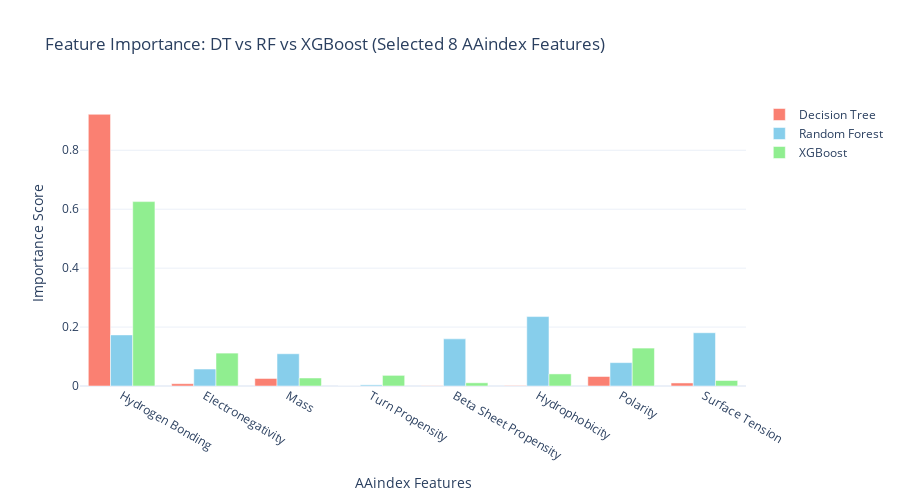

The notebook cell saved with this chart:
### Code cell
## Future importance plot

# Save fitted models explicitly so can access their feature_importances_
dt = models['Decision Tree']
rf = models['Random Forest']
xgb = models['XGBoost']

# Feature names used
feature_names = [
    'Hydrogen Bonding',
    'Electronegativity',
    'Mass',
    'Turn Propensity',
    'Beta Sheet Propensity',
    'Hydrophobicity',
    'Polarity',
    'Surface Tension'
]


# Extract feature importances
dt_importances = dt.feature_importances_
rf_importances = rf.feature_importances_
xgb_importances = xgb.feature_importances_


# Plot using Plotly
import plotly.graph_objects as go

fig = go.Figure()

fig.add_trace(go.Bar(
    x=feature_names,
    y=dt_importances,
    name='Decision Tree',
    marker_color='salmon'
))

fig.add_trace(go.Bar(
    x=feature_names,
    y=rf_importances,
    name='Random Forest',
    marker_color='skyblue'
))

fig.add_trace(go.Bar(
    x=feature_names,
    y=xgb_importances,
    name='XGBoost',
    marker_color='lightgreen'
))

fig.update_layout(
    title='Feature Importance: DT vs RF vs XGBoost (Selected 8 AAindex Features)',
    xaxis_title='AAindex Features',
    yaxis_title='Importance Score',
    barmode='group',
    template='plotly_white',
    width=900,
    height=500
)

fig.show()

### Figure 1 — Plotly figure (JSON) as saved in the notebook; plotly's stock layout.template omitted (floating-point values rounded to 4 significant figures)
{"data": [{"marker": {"color": "salmon"}, "name": "Decision Tree", "type": "bar", "x": ["Hydrogen Bonding", "Electronegativity", "Mass", "Turn Propensity", "Beta Sheet Propensity", "Hydrophobicity", "Polarity", "Surface Tension"], "y": [0.9221, 0.007801, 0.02555, 0, 0.0006282, 0.001378, 0.03227, 0.01032]}, {"marker": {"color": "skyblue"}, "name": "Random Forest", "type": "bar", "x": ["Hydrogen Bonding", "Electronegativity", "Mass", "Turn Propensity", "Beta Sheet Propensity", "Hydrophobicity", "Polarity", "Surface Tension"], "y": [0.1734, 0.05759, 0.1094, 0.003827, 0.16, 0.2356, 0.07933, 0.1808]}, {"marker": {"color": "lightgreen"}, "name": "XGBoost", "type": "bar", "x": ["Hydrogen Bonding", "Electronegativity", "Mass", "Turn Propensity", "Beta Sheet Propensity", "Hydrophobicity", "Polarity", "Surface Tension"], "y": [0.6258, 0.1116, 0.02717, 0.03614, 0.01089, 0.04107, 0.1287, 0.01862]}], "layout": {"barmode": "group", "height": 500, "title": {"text": "Feature Importance: DT vs RF vs XGBoost (Selected 8 AAindex Features)"}, "width": 900, "xaxis": {"title": {"text": "AAindex Features"}}, "yaxis": {"title": {"text": "Importance Score"}}}}
